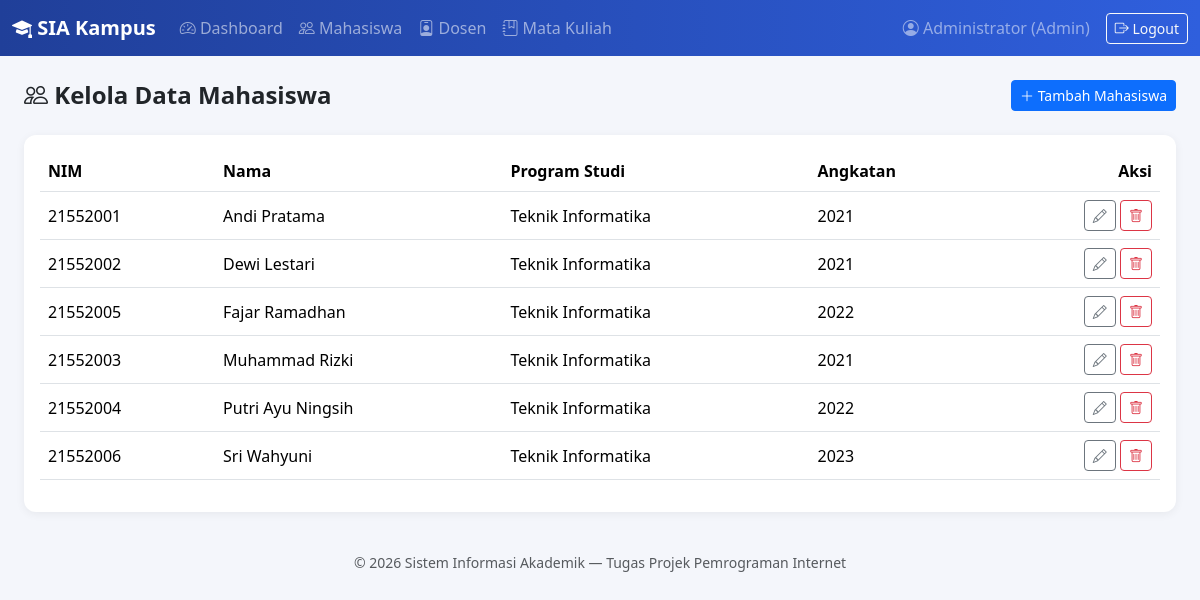
Page /admin/mahasiswa.php (signed in) on the committed database.
### tables this page shows
CREATE TABLE mahasiswa (
    id INT AUTO_INCREMENT PRIMARY KEY,
    nim VARCHAR(20) NOT NULL UNIQUE,
    nama VARCHAR(100) NOT NULL,
    prodi VARCHAR(100) NOT NULL,
    angkatan YEAR NOT NULL,
    created_at TIMESTAMP DEFAULT CURRENT_TIMESTAMP
);

### includes/auth.php (called while the page is built, shortened)
<?php
function h($str) {
    return htmlspecialchars($str ?? '', ENT_QUOTES, 'UTF-8');
}

### admin/mahasiswa.php (the view, shortened to what this page needs)
<?php
require_once __DIR__ . '/../includes/auth.php';
require_once __DIR__ . '/../config/database.php';
$list = $pdo->query('SELECT * FROM mahasiswa ORDER BY nama ASC')->fetchAll();
require_once __DIR__ . '/../includes/header.php';
?>
<div class="d-flex justify-content-between align-items-center mb-4">
    <h4 class="fw-bold mb-0"><i class="bi bi-people"></i> Kelola Data Mahasiswa</h4>
    <button class="btn btn-primary btn-sm" data-bs-toggle="modal" data-bs-target="#formModal" onclick="resetForm()">
        <i class="bi bi-plus-lg"></i> Tambah Mahasiswa
    </button>
</div>
<div class="card p-3">
    <div class="table-responsive">
        <table class="table table-hover align-middle">
            <thead>
                <tr>
                    <th>NIM</th>
                    <th>Nama</th>
                    <th>Program Studi</th>
                    <th>Angkatan</th>
                    <th class="text-end">Aksi</th>
                </tr>
            </thead>
            <tbody>
            <?php foreach ($list as $row): ?>
                <tr>
                    <td><?= h($row['nim']) ?></td>
                    <td><?= h($row['nama']) ?></td>
                    <td><?= h($row['prodi']) ?></td>
                    <td><?= h($row['angkatan']) ?></td>
                    <td class="text-end">
                        <button class="btn btn-sm btn-outline-secondary"
                                onclick='editForm(<?= json_encode($row) ?>)'
                                data-bs-toggle="modal" data-bs-target="#formModal">
                            <i class="bi bi-pencil"></i>
                        </button>
                        <a href="?delete=<?= $row['id'] ?>" class="btn btn-sm btn-outline-danger btn-confirm-delete">
                            <i class="bi bi-trash"></i>
                        </a>
                    </td>
                </tr>
            <?php endforeach; ?>
            </tbody>
        </table>
    </div>
</div>
<?php require_once __DIR__ . '/../includes/footer.php'; ?>

### assets/css/style.css (style rules this page uses)
:root { --brand: #2f5fdd; --brand-dark: #203f99; }
body { background-color: #f4f6fb; font-family: 'Segoe UI', system-ui, -apple-system, sans-serif; }
.card { border: none; border-radius: 12px; box-shadow: 0 2px 10px rgba(0,0,0,0.06); }
.table thead { background-color: #eef1fa; }

### rows in the picture
mahasiswa: nim "21552001", nama "Andi Pratama", prodi "Teknik Informatika", angkatan "2021"
mahasiswa: nim "21552002", nama "Dewi Lestari", prodi "Teknik Informatika", angkatan "2021"
mahasiswa: nim "21552005", nama "Fajar Ramadhan", prodi "Teknik Informatika", angkatan "2022"
mahasiswa: nim "21552003", nama "Muhammad Rizki", prodi "Teknik Informatika", angkatan "2021"
mahasiswa: nim "21552004", nama "Putri Ayu Ningsih", prodi "Teknik Informatika", angkatan "2022"
mahasiswa: nim "21552006", nama "Sri Wahyuni", prodi "Teknik Informatika", angkatan "2023"

### other values in the picture
$user['nama'] "Administrator"
$user['role'] "Admin"
